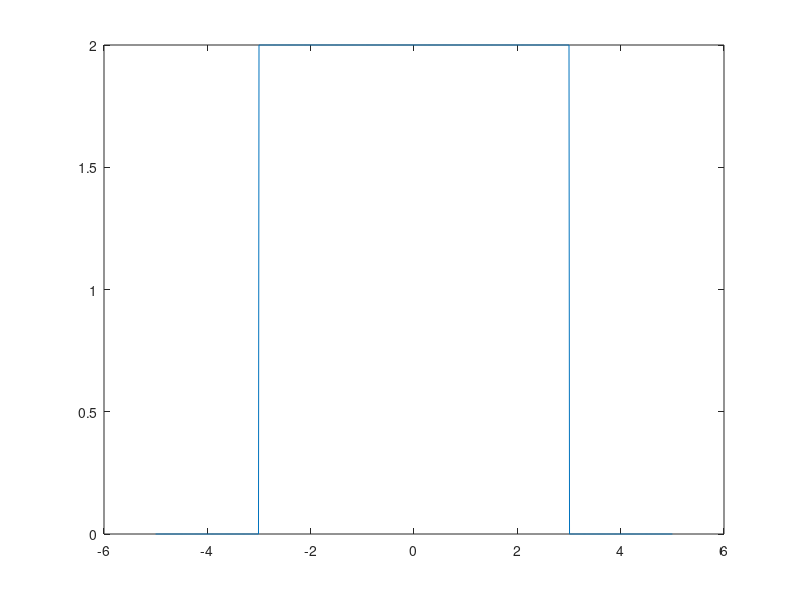
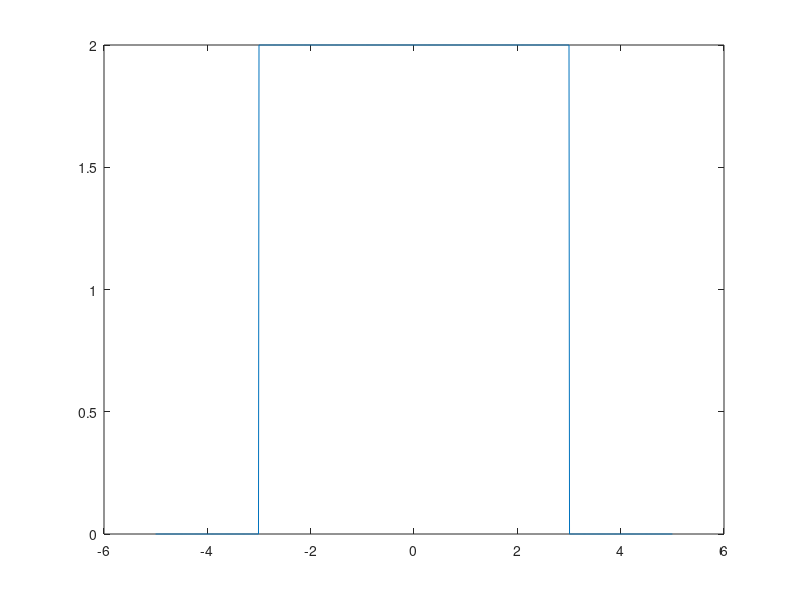
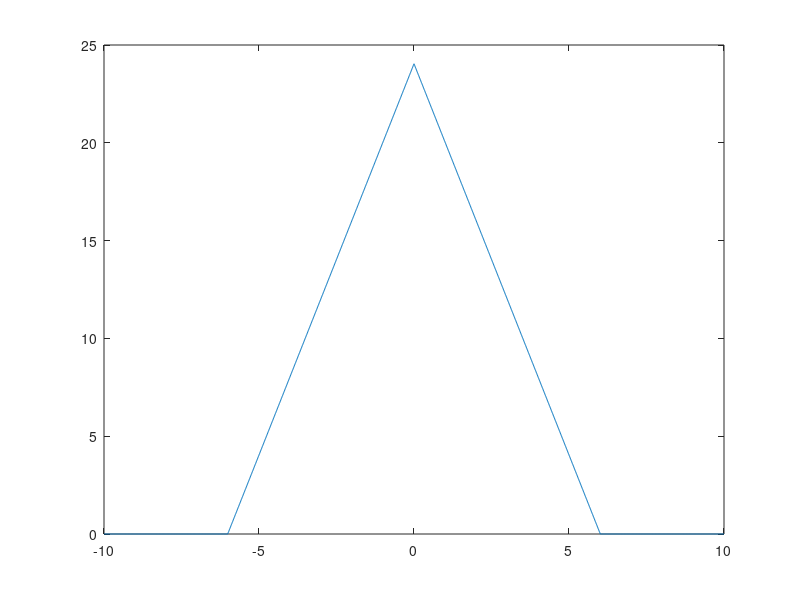

Recreate these plots in MATLAB, in order.
clc; clear all; close all;

tstep=0.01;
tstart=-5;
tend=5;
t=tstart:tstep:tend;

%x1(t) Function
for m=1:1:length(t)
    if (t(m) >= -3)&&(t(m) <= 3)
        x1(m) = 2;
    else
        x1(m) = 0;
    end
end
figure; plot(t,x1);

%x2(t) Function
for m=1:1:length(t)
    if (t(m) >= -3)&&(t(m) <= 3)
        x2(m) = 2;
    else
        x2(m) = 0;
    end
end
figure; plot(t,x2);

y = conv(x1,x2)
y = y.*tstep
t_2x=(tstart*2):tstep:(tend*2);
figure; plot(t_2x,y)

%---------------------------------------------------